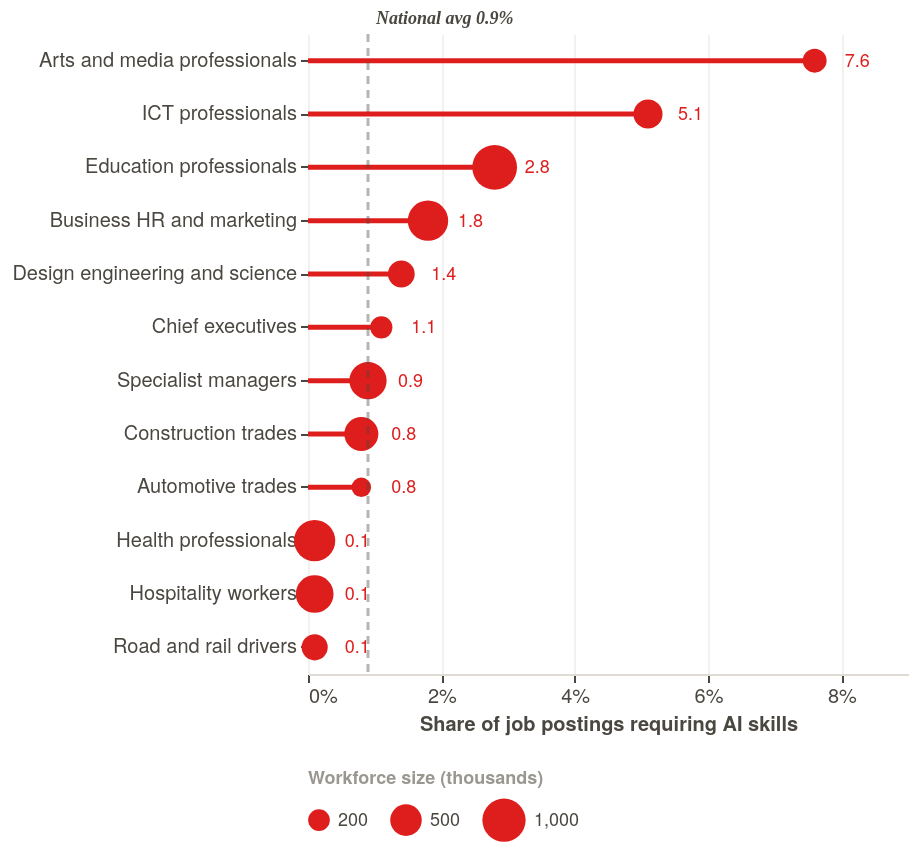

This figure's Vega-Lite source:
### Vega-Lite specification from a JSON file in a GitHub repository (floating-point values rounded to 4 significant figures)
{"$schema": "https://vega.github.io/schema/vega-lite/v5.json", "width": "container", "height": 320, "background": "transparent", "config": {"font": "Helvetica Neue, Helvetica, Arial, sans-serif", "view": {"stroke": null}, "axis": {"labelColor": "#4a4640", "labelFontSize": 10, "titleColor": "#4a4640", "titleFontSize": 10, "domainColor": "#e0dbd4", "tickColor": "#4a4640", "tickSize": 4, "gridColor": "#e0dbd4", "gridOpacity": 0.4, "gridWidth": 1}}, "data": {"values": [{"occupation": "Arts and media professionals", "pct": 7.6, "workers_thousands": 258}, {"occupation": "ICT professionals", "pct": 5.1, "workers_thousands": 415}, {"occupation": "Education professionals", "pct": 2.8, "workers_thousands": 1073}, {"occupation": "Business HR and marketing", "pct": 1.8, "workers_thousands": 863}, {"occupation": "Design engineering and science", "pct": 1.4, "workers_thousands": 340}, {"occupation": "Chief executives", "pct": 1.1, "workers_thousands": 212}, {"occupation": "Specialist managers", "pct": 0.9, "workers_thousands": 724}, {"occupation": "Construction trades", "pct": 0.8, "workers_thousands": 594}, {"occupation": "Automotive trades", "pct": 0.8, "workers_thousands": 148}, {"occupation": "Health professionals", "pct": 0.1, "workers_thousands": 902}, {"occupation": "Hospitality workers", "pct": 0.1, "workers_thousands": 744}, {"occupation": "Road and rail drivers", "pct": 0.1, "workers_thousands": 321}]}, "encoding": {"y": {"field": "occupation", "type": "nominal", "sort": {"field": "pct", "order": "descending"}, "axis": {"title": null, "labelLimit": 240, "ticks": true, "domain": false}}}, "layer": [{"mark": {"type": "rule", "strokeWidth": 2.5, "color": "#de1e1c"}, "encoding": {"x": {"field": "pct", "type": "quantitative", "scale": {"domain": [0, 9], "padding": 0}, "axis": {"title": "Share of job postings requiring AI skills", "labelExpr": "datum.value + '%'", "tickCount": 5}}, "x2": {"datum": 0}}}, {"mark": {"type": "point", "filled": true, "color": "#de1e1c", "opacity": 1}, "encoding": {"x": {"field": "pct", "type": "quantitative", "scale": {"domain": [0, 9], "padding": 10}}, "size": {"field": "workers_thousands", "type": "quantitative", "scale": {"range": [30, 500]}, "legend": {"title": "Workforce size (thousands)", "values": [200, 500, 1000], "orient": "bottom", "direction": "horizontal", "titleFontSize": 9, "labelFontSize": 9, "titleColor": "#9a9690", "labelColor": "#4a4640", "symbolStrokeWidth": 0, "symbolFillColor": "#de1e1c"}}, "tooltip": [{"field": "occupation", "title": "Occupation"}, {"field": "pct", "title": "AI skill demand %", "format": ".1f"}, {"field": "workers_thousands", "title": "Workers (thousands)", "format": ","}]}}, {"mark": {"type": "text", "align": "left", "dx": 15, "fontSize": 9, "color": "#de1e1c"}, "encoding": {"x": {"field": "pct", "type": "quantitative", "scale": {"domain": [0, 9], "padding": 10}}, "text": {"field": "pct", "format": ".1f"}}}, {"mark": {"type": "rule", "color": "#4a4640", "strokeDash": [4, 3], "strokeWidth": 1.5, "opacity": 0.4}, "data": {"values": [{"pct": 0.9}]}, "encoding": {"x": {"field": "pct", "type": "quantitative"}, "y": {"value": 0}, "y2": {"signal": "height"}}}, {"mark": {"type": "text", "align": "left", "dx": 4, "dy": -8, "fontSize": 9, "fontStyle": "italic", "fontWeight": "bold", "font": "Georgia, 'Times New Roman', serif", "color": "#4a4640"}, "data": {"values": [{"pct": 0.9}]}, "encoding": {"x": {"field": "pct", "type": "quantitative"}, "y": {"value": 0}, "text": {"value": "National avg 0.9%"}}}]}
